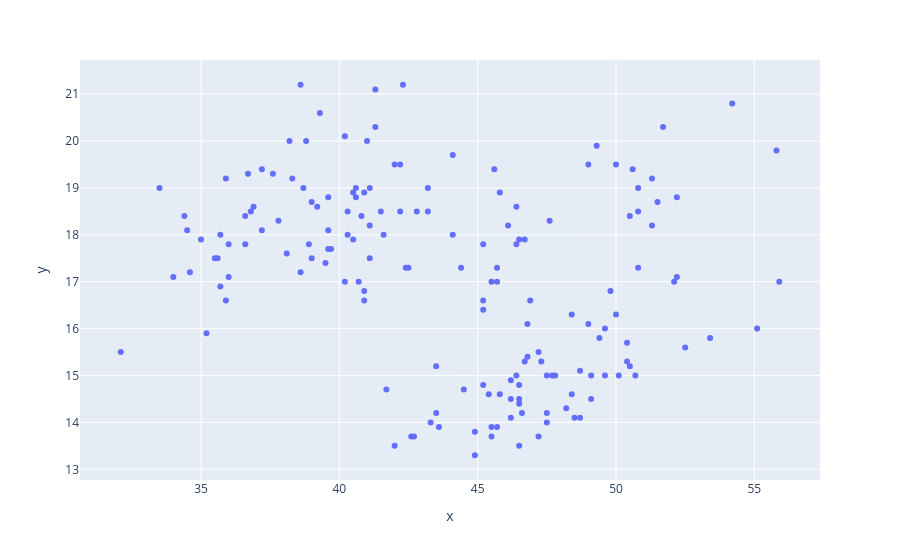

This figure's notebook cell:
### Markdown cell above
If your dataset is in the form of Numpy arrays, we can also plot the same visualization,

### Code cell
bill_length = np.array(df["bill_length_mm"])
bill_depth = np.array(df["bill_depth_mm"])
fig = px.scatter(x = bill_length, y = bill_depth)
fig.show()

### Figure 1 — Plotly figure (JSON) as saved in the notebook; plotly's stock layout.template omitted (floating-point values rounded to 4 significant figures; data arrays with more than 128 entries replaced by an {"elided": "..."} marker saying what was removed)
{"data": [{"hovertemplate": "x=%{x}<br>y=%{y}<extra></extra>", "legendgroup": "", "marker": {"color": "#636efa", "symbol": "circle"}, "mode": "markers", "name": "", "orientation": "v", "showlegend": false, "type": "scatter", "x": {"elided": "167 float values"}, "xaxis": "x", "y": {"elided": "167 float values"}, "yaxis": "y"}], "layout": {"legend": {"tracegroupgap": 0}, "margin": {"t": 60}, "xaxis": {"anchor": "y", "domain": [0, 1], "title": {"text": "x"}}, "yaxis": {"anchor": "x", "domain": [0, 1], "title": {"text": "y"}}}}
